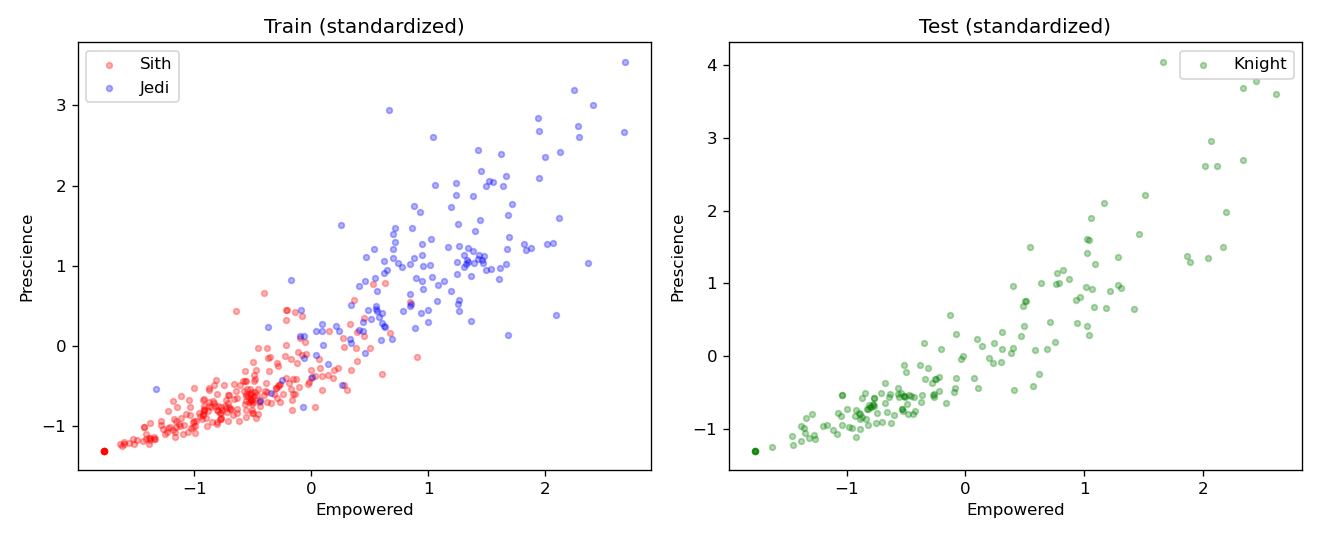

Source code (Python):
import os
import sys

import matplotlib.pyplot as plt
import pandas as pd

TARGET = "knight"


def pick_separating_pair(train):
    y = train[TARGET].map({"Jedi": 1, "Sith": 0})
    feats = train.drop(columns=[TARGET]).select_dtypes("number")
    corr = feats.corrwith(y).abs().sort_values(ascending=False)
    return list(corr.index[:2])


def main():
    train_path = sys.argv[1] if len(sys.argv) > 1 else "Train_knight.csv"
    test_path = sys.argv[2] if len(sys.argv) > 2 else "Test_knight.csv"
    try:
        train = pd.read_csv(train_path)
        test = pd.read_csv(test_path)
    except (OSError, pd.errors.ParserError, pd.errors.EmptyDataError) as e:
        sys.exit(f"Error: cannot read CSV ({e})")

    features = [c for c in train.select_dtypes("number").columns if c != TARGET]
    mean = train[features].mean()
    std = train[features].std(ddof=0)  # population std, same as sklearn StandardScaler

    train_std, test_std = train.copy(), test.copy()
    for name, raw, std_df in (("Train", train, train_std), ("Test", test, test_std)):
        std_df[features] = (raw[features] - mean) / std
        print(f"--- {name}: raw data ---")
        print(raw[features].head().round(2).to_string(index=False, max_cols=7))
        print(f"--- {name}: standardized data ---")
        print(std_df[features].head().round(2).to_string(index=False, max_cols=7))
        print()

    fx, fy = pick_separating_pair(train)
    fig, axes = plt.subplots(1, 2, figsize=(11, 4.5))
    for label, color in (("Sith", "red"), ("Jedi", "blue")):
        sub = train_std[train_std[TARGET] == label]
        axes[0].scatter(sub[fx], sub[fy], c=color, s=12, alpha=0.3, label=label)
    axes[0].set_title("Train (standardized)")
    axes[1].scatter(test_std[fx], test_std[fy], c="green", s=12, alpha=0.3, label="Knight")
    axes[1].set_title("Test (standardized)")
    for ax in axes:
        ax.set_xlabel(fx)
        ax.set_ylabel(fy)
        ax.legend()
    fig.tight_layout()
    fig.savefig("standardization.png", dpi=120)
    plt.show()


if __name__ == "__main__":
    main()
